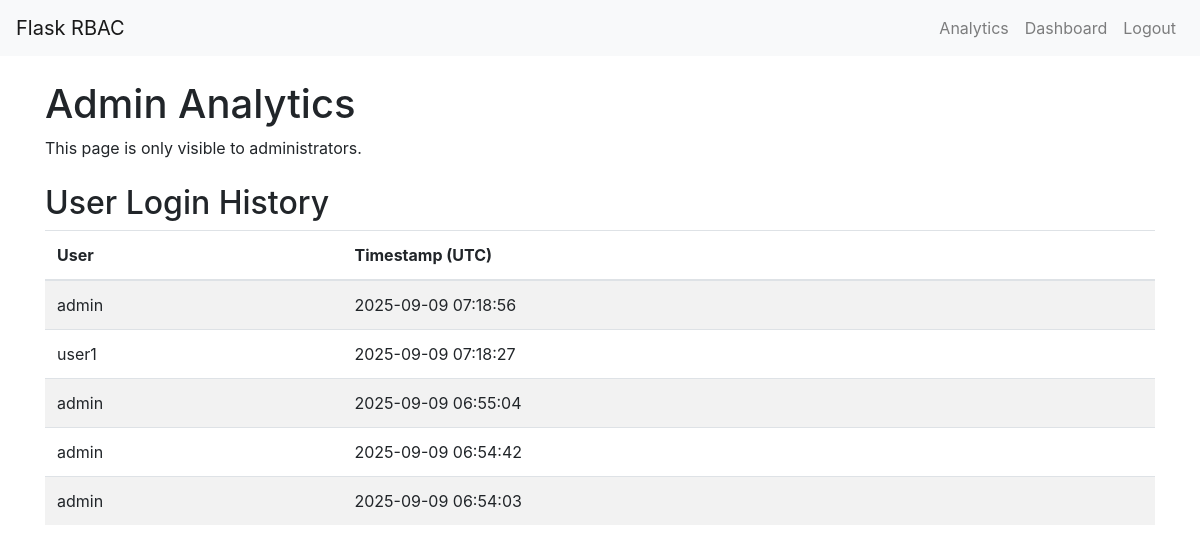
The app's page /analytics (signed in) with its own data.
### app/models.py (models this page shows, shortened)
class LoginEvent(db.Model):
    id = db.Column(db.Integer, primary_key=True)
    timestamp = db.Column(db.DateTime, index=True, default=datetime.utcnow)
    user_id = db.Column(db.Integer, db.ForeignKey('user.id'))

class User(UserMixin, db.Model):
    id = db.Column(db.Integer, primary_key=True)
    username = db.Column(db.String(64), index=True, unique=True)
    email = db.Column(db.String(120), index=True, unique=True)
    password_hash = db.Column(db.String(128))
    role_id = db.Column(db.Integer, db.ForeignKey('role.id'))
    logins = db.relationship('LoginEvent', backref='user', lazy='dynamic')
    def is_admin(self):
        return self.role is not None and self.role.name == 'Admin'

### app/routes.py (the view)
@bp.route('/analytics')
@login_required
@admin_required
def analytics():
    events = LoginEvent.query.order_by(LoginEvent.timestamp.desc()).all()
    return render_template('analytics.html', events=events)

### app/models.py (called while the page is built)
@login_manager.user_loader
def load_user(user_id):
    return User.query.get(int(user_id))

### app/templates/analytics.html
{% extends "base.html" %}
{% block content %}
    <h1>Admin Analytics</h1>
    <p>This page is only visible to administrators.</p>
    <h2 class="mt-4">User Login History</h2>
    <table class="table table-striped">
        <thead>
            <tr>
                <th>User</th>
                <th>Timestamp (UTC)</th>
            </tr>
        </thead>
        <tbody>
            {% for event in events %}
            <tr>
                <td>{{ event.user.username }}</td>
                <td>{{ event.timestamp.strftime('%Y-%m-%d %H:%M:%S') }}</td>
            </tr>
            {% else %}
            <tr>
                <td colspan="2">No login events recorded yet.</td>
            </tr>
            {% endfor %}
        </tbody>
    </table>
{% endblock %}

### app/templates/base.html (shortened to what this page needs)
<!doctype html>
<html lang="en">
<head>
    <link rel="stylesheet" href="https://stackpath.bootstrapcdn.com/bootstrap/4.5.2/css/bootstrap.min.css">
</head>
<body>
    <nav class="navbar navbar-expand-lg navbar-light bg-light">
        <a class="navbar-brand" href="{{ url_for('main.index') }}">Flask RBAC</a>
        <div class="collapse navbar-collapse">
            <ul class="navbar-nav ml-auto">
                {% if current_user.is_anonymous %}
                <li class="nav-item">
                    <a class="nav-link" href="{{ url_for('main.login') }}">Login</a>
                </li>
                <li class="nav-item">
                    <a class="nav-link" href="{{ url_for('main.register') }}">Register</a>
                </li>
                {% else %}
                {% if current_user.is_admin() %}
                <li class="nav-item">
                    <a class="nav-link" href="{{ url_for('main.analytics') }}">Analytics</a>
                </li>
                {% endif %}
                <li class="nav-item">
                    <a class="nav-link" href="{{ url_for('main.dashboard') }}">Dashboard</a>
                </li>
                <li class="nav-item">
                    <a class="nav-link" href="{{ url_for('main.logout') }}">Logout</a>
                </li>
                {% endif %}
            </ul>
        </div>
    </nav>
    <div class="container mt-4">
        {% block content %}{% endblock %}
    </div>
</body>
</html>

### records on screen
LoginEvent: user.username "admin", timestamp "2025-09-09 07:18:56"
LoginEvent: user.username "user1", timestamp "2025-09-09 07:18:27"
LoginEvent: user.username "admin", timestamp "2025-09-09 06:55:04"
LoginEvent: user.username "admin", timestamp "2025-09-09 06:54:42"
LoginEvent: user.username "admin", timestamp "2025-09-09 06:54:03"
